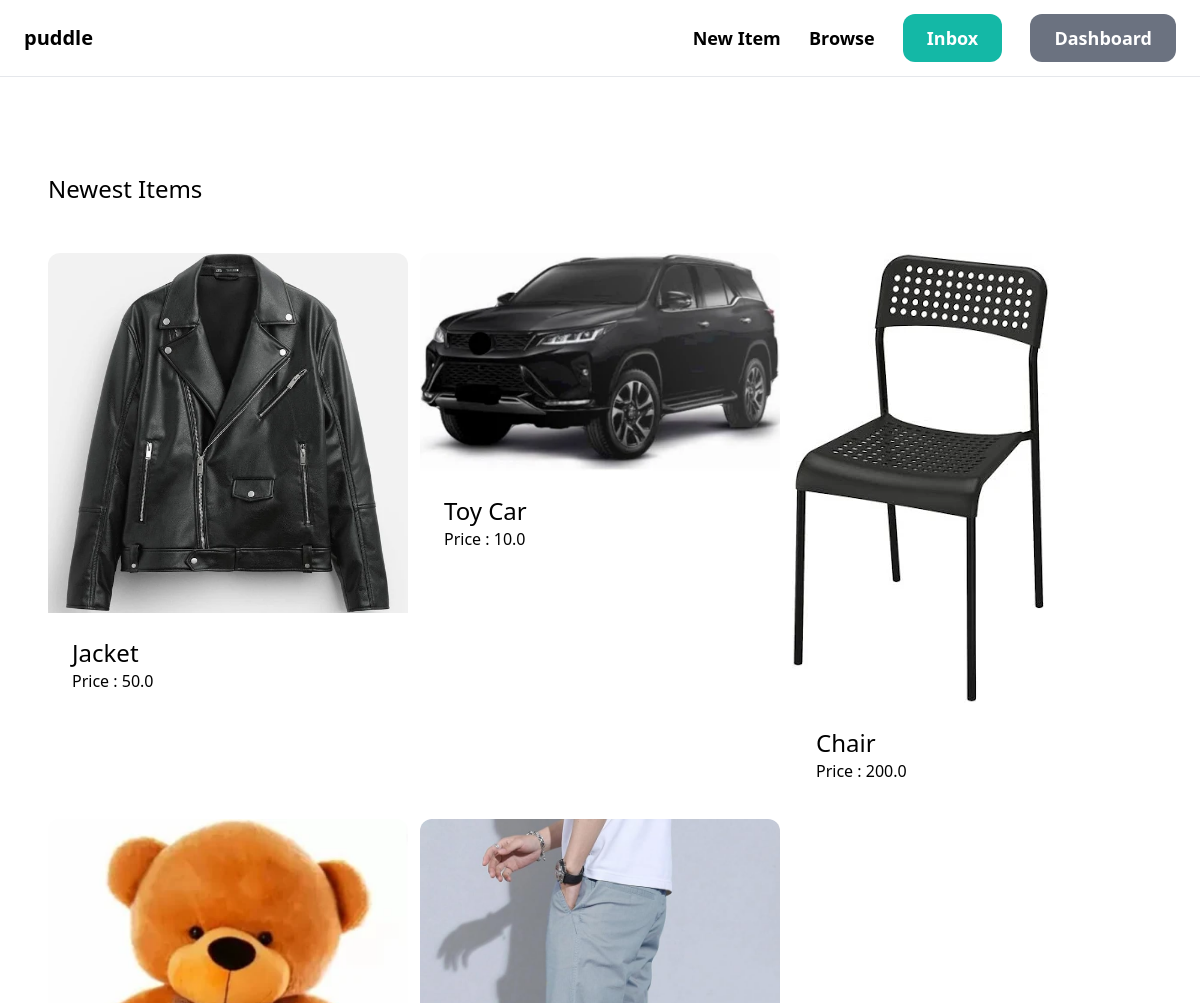
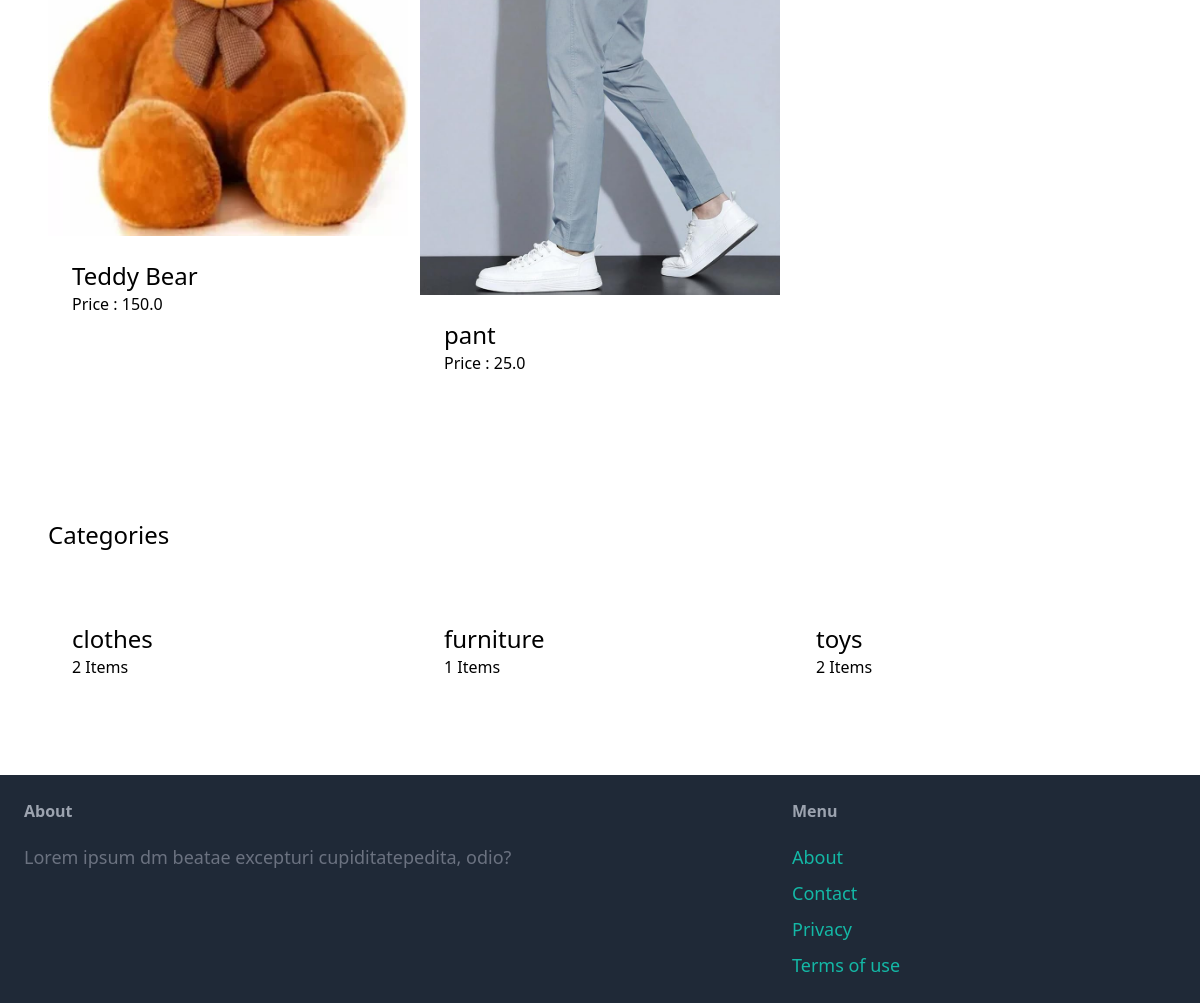
The app's page / (signed in) with its own data (2 pictures, top to bottom).
### items/models.py (models this page shows, shortened)
class Item(models.Model):
    category = models.ForeignKey(Category, related_name='items', on_delete=models.CASCADE)
    name = models.CharField(max_length=200)
    description = models.TextField(blank=True, null=True)
    price = models.FloatField()
    image= models.ImageField(upload_to='item_images', blank=True  ,null= True)
    is_sold = models.BooleanField(default=False)
    created_by = models.ForeignKey(User, related_name='items', on_delete=models.CASCADE)
    created_at = models.DateTimeField(auto_now_add=True)

class Category(models.Model):
    name = models.CharField(max_length=255)
    class Meta: #this step is to correctly spell the name of the table in the database
        verbose_name_plural = 'Categories'
        ordering = ('name',) # for ordering by name

### core/views.py (the view)
# urls.py: path('', views.index, name ='index'),
def index(request): #request give info about if its a get or post, details about the browser , ip address
     items = Item.objects.filter(is_sold = False)[0:6]
     Categories = Category.objects.all()
     return render(request, 'core/index.html',{
             'categories' : Categories,
             'items' : items
     })

### core/templates/core/index.html (shortened to what this page needs)
{% extends 'core/base.html' %}
{% block content %}
<div class="mt-6 px-6 py-12 bg-grey-100 rounded-xl">
    <h2 class="mb-12 text-2xl text-centre">Newest Items</h2>
    <div class = "grid grid-cols-3 gap-3">
        {% for item in items %}
            <div>
                <a href="{% url 'items:detail' item.id %}">
                    <div>
                        <img src="{{ item.image.url }}" class="rounded-t-xl">
                    </div>
                    <div class="p-6 bg-white rounded-b-xl">
                        <h2 class="text-2xl">{{ item.name }}</h2>
                        <p class="text-grey-500">Price : {{ item.price}}</p>
                    </div>
                </a>
            </div>
            {% endfor %}
    </div>
</div>
<div class="mt-6 px-6 py-12 bg-grey-100 rounded-xl">
    <h2 class="mb-12 text-2xl text-centre">Categories</h2>
    <div class = "grid grid-cols-3 gap-3">
        {% for category in categories %}
            <div>
                <a href="#">
                    <div class="p-6 bg-white rounded-b-xl">
                        <h2 class="text-2xl">{{ category.name }}</h2>
                        <p class="text-grey-500">{{ category.items.count }} Items</p>
                    </div>
                </a>
            </div>
        {% endfor %}
    </div>
</div>
{% endblock %}

### records on screen
Item: image (picture), name "Jacket", price "50.0"
Item: image (picture), name "Toy Car", price "10.0"
Item: image (picture), name "Chair", price "200.0"
Item: image (picture), name "Teddy Bear", price "150.0"
Item: image (picture), name "pant", price "25.0"
Category: name "clothes", items.count "2"
Category: name "furniture", items.count "1"
Category: name "toys", items.count "2"
